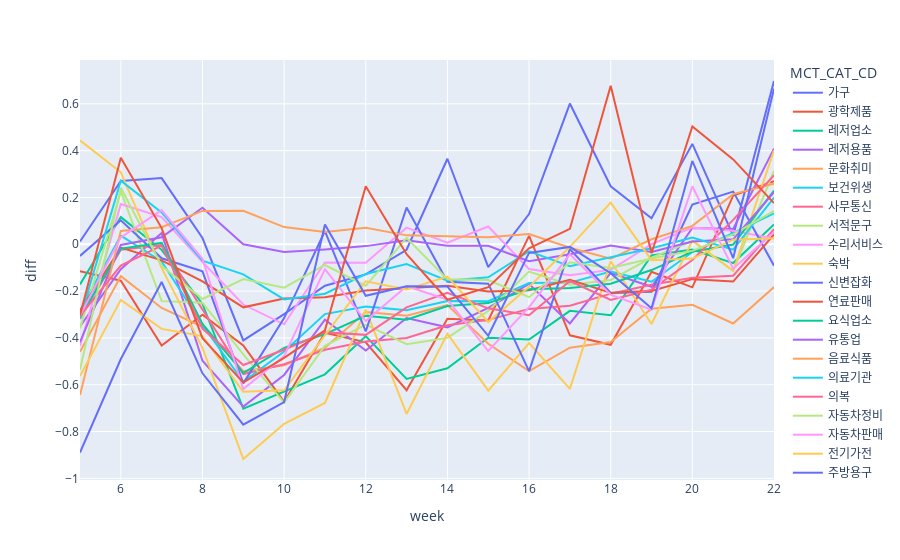

The notebook cell saved with this chart:
### Code cell
fig = px.line(merge_data, x="week", y="diff", color='MCT_CAT_CD')
fig.show()

### Figure 1 — Plotly figure (JSON) as saved in the notebook; plotly's stock layout.template omitted (floating-point values rounded to 4 significant figures)
{"data": [{"hovertemplate": "MCT_CAT_CD=가구<br>week=%{x}<br>diff=%{y}<extra></extra>", "legendgroup": "가구", "line": {"color": "#636efa", "dash": "solid"}, "mode": "lines", "name": "가구", "orientation": "v", "showlegend": true, "type": "scatter", "x": [5, 6, 7, 8, 9, 10, 11, 12, 13, 14, 15, 16, 17, 18, 19, 20, 21, 22], "xaxis": "x", "y": [0.01186, 0.2705, 0.2828, 0.02679, -0.4105, -0.2986, -0.177, -0.1287, -0.02342, 0.3654, -0.09734, 0.1291, 0.6012, 0.2476, 0.1112, 0.429, 0.03659, 0.6975], "yaxis": "y"}, {"hovertemplate": "MCT_CAT_CD=광학제품<br>week=%{x}<br>diff=%{y}<extra></extra>", "legendgroup": "광학제품", "line": {"color": "#EF553B", "dash": "solid"}, "mode": "lines", "name": "광학제품", "orientation": "v", "showlegend": true, "type": "scatter", "x": [5, 6, 7, 8, 9, 10, 11, 12, 13, 14, 15, 16, 17, 18, 19, 20, 21, 22], "xaxis": "x", "y": [-0.1146, -0.1556, -0.4329, -0.3011, -0.4317, -0.6733, -0.3776, -0.4187, -0.6235, -0.318, -0.3256, 0.03603, -0.3887, -0.4294, -0.1172, -0.1839, 0.2076, 0.2696], "yaxis": "y"}, {"hovertemplate": "MCT_CAT_CD=레저업소<br>week=%{x}<br>diff=%{y}<extra></extra>", "legendgroup": "레저업소", "line": {"color": "#00cc96", "dash": "solid"}, "mode": "lines", "name": "레저업소", "orientation": "v", "showlegend": true, "type": "scatter", "x": [5, 6, 7, 8, 9, 10, 11, 12, 13, 14, 15, 16, 17, 18, 19, 20, 21, 22], "xaxis": "x", "y": [-0.1715, 0.1161, -0.0237, -0.2547, -0.7019, -0.6302, -0.5556, -0.3921, -0.5754, -0.5299, -0.3989, -0.4066, -0.2845, -0.3034, -0.04718, -0.02225, -0.08031, 0.08499], "yaxis": "y"}, {"hovertemplate": "MCT_CAT_CD=레저용품<br>week=%{x}<br>diff=%{y}<extra></extra>", "legendgroup": "레저용품", "line": {"color": "#ab63fa", "dash": "solid"}, "mode": "lines", "name": "레저용품", "orientation": "v", "showlegend": true, "type": "scatter", "x": [5, 6, 7, 8, 9, 10, 11, 12, 13, 14, 15, 16, 17, 18, 19, 20, 21, 22], "xaxis": "x", "y": [-0.3511, -0.1065, 0.04782, -0.4975, -0.6934, -0.5581, -0.3219, -0.4539, -0.3153, -0.3548, -0.272, -0.1696, -0.338, -0.1225, -0.1816, 0.06973, 0.06504, 0.4087], "yaxis": "y"}, {"hovertemplate": "MCT_CAT_CD=문화취미<br>week=%{x}<br>diff=%{y}<extra></extra>", "legendgroup": "문화취미", "line": {"color": "#FFA15A", "dash": "solid"}, "mode": "lines", "name": "문화취미", "orientation": "v", "showlegend": true, "type": "scatter", "x": [5, 6, 7, 8, 9, 10, 11, 12, 13, 14, 15, 16, 17, 18, 19, 20, 21, 22], "xaxis": "x", "y": [-0.4593, -0.136, -0.2721, -0.3529, -0.542, -0.5165, -0.442, -0.2898, -0.3055, -0.2597, -0.4248, -0.5418, -0.4419, -0.4176, -0.2749, -0.2585, -0.3385, -0.183], "yaxis": "y"}, {"hovertemplate": "MCT_CAT_CD=보건위생<br>week=%{x}<br>diff=%{y}<extra></extra>", "legendgroup": "보건위생", "line": {"color": "#19d3f3", "dash": "solid"}, "mode": "lines", "name": "보건위생", "orientation": "v", "showlegend": true, "type": "scatter", "x": [5, 6, 7, 8, 9, 10, 11, 12, 13, 14, 15, 16, 17, 18, 19, 20, 21, 22], "xaxis": "x", "y": [-0.2836, 0.03659, -0.07309, -0.3447, -0.5875, -0.4584, -0.2981, -0.2656, -0.2819, -0.2425, -0.2435, -0.1657, -0.1637, -0.1169, -0.16, -0.03315, 0.04894, 0.1316], "yaxis": "y"}, {"hovertemplate": "MCT_CAT_CD=사무통신<br>week=%{x}<br>diff=%{y}<extra></extra>", "legendgroup": "사무통신", "line": {"color": "#FF6692", "dash": "solid"}, "mode": "lines", "name": "사무통신", "orientation": "v", "showlegend": true, "type": "scatter", "x": [5, 6, 7, 8, 9, 10, 11, 12, 13, 14, 15, 16, 17, 18, 19, 20, 21, 22], "xaxis": "x", "y": [-0.3193, -0.02297, -0.003025, -0.2766, -0.5542, -0.5124, -0.4507, -0.4152, -0.4006, -0.3462, -0.3228, -0.276, -0.2626, -0.2108, -0.1731, -0.1431, -0.1341, 0.06438], "yaxis": "y"}, {"hovertemplate": "MCT_CAT_CD=서적문구<br>week=%{x}<br>diff=%{y}<extra></extra>", "legendgroup": "서적문구", "line": {"color": "#B6E880", "dash": "solid"}, "mode": "lines", "name": "서적문구", "orientation": "v", "showlegend": true, "type": "scatter", "x": [5, 6, 7, 8, 9, 10, 11, 12, 13, 14, 15, 16, 17, 18, 19, 20, 21, 22], "xaxis": "x", "y": [-0.3596, 0.2261, -0.2428, -0.2496, -0.4703, -0.6767, -0.4334, -0.3431, -0.4265, -0.3998, -0.2845, -0.1164, -0.173, -0.1526, -0.05723, 0.01403, -0.1139, 0.3133], "yaxis": "y"}, {"hovertemplate": "MCT_CAT_CD=수리서비스<br>week=%{x}<br>diff=%{y}<extra></extra>", "legendgroup": "수리서비스", "line": {"color": "#FF97FF", "dash": "solid"}, "mode": "lines", "name": "수리서비스", "orientation": "v", "showlegend": true, "type": "scatter", "x": [5, 6, 7, 8, 9, 10, 11, 12, 13, 14, 15, 16, 17, 18, 19, 20, 21, 22], "xaxis": "x", "y": [-0.4344, 0.1716, 0.1158, -0.07573, -0.2574, -0.3418, -0.0777, -0.07901, 0.07101, 0.006405, 0.07614, -0.1054, -0.1324, -0.1095, 0.0009009, 0.0711, 0.05737, 0.02438], "yaxis": "y"}, {"hovertemplate": "MCT_CAT_CD=숙박<br>week=%{x}<br>diff=%{y}<extra></extra>", "legendgroup": "숙박", "line": {"color": "#FECB52", "dash": "solid"}, "mode": "lines", "name": "숙박", "orientation": "v", "showlegend": true, "type": "scatter", "x": [5, 6, 7, 8, 9, 10, 11, 12, 13, 14, 15, 16, 17, 18, 19, 20, 21, 22], "xaxis": "x", "y": [0.4438, 0.3076, -0.1008, -0.4425, -0.9172, -0.7669, -0.678, -0.279, -0.7248, -0.3815, -0.6255, -0.4218, -0.6176, -0.07238, -0.3406, 0.01589, -0.113, 0.4014], "yaxis": "y"}, {"hovertemplate": "MCT_CAT_CD=신변잡화<br>week=%{x}<br>diff=%{y}<extra></extra>", "legendgroup": "신변잡화", "line": {"color": "#636efa", "dash": "solid"}, "mode": "lines", "name": "신변잡화", "orientation": "v", "showlegend": true, "type": "scatter", "x": [5, 6, 7, 8, 9, 10, 11, 12, 13, 14, 15, 16, 17, 18, 19, 20, 21, 22], "xaxis": "x", "y": [-0.04972, 0.1025, -0.05971, -0.1154, -0.5942, -0.3154, 0.05658, -0.3722, 0.1567, -0.16, -0.1683, -0.542, -0.02088, -0.2081, -0.2026, 0.1701, 0.225, -0.09144], "yaxis": "y"}, {"hovertemplate": "MCT_CAT_CD=연료판매<br>week=%{x}<br>diff=%{y}<extra></extra>", "legendgroup": "연료판매", "line": {"color": "#EF553B", "dash": "solid"}, "mode": "lines", "name": "연료판매", "orientation": "v", "showlegend": true, "type": "scatter", "x": [5, 6, 7, 8, 9, 10, 11, 12, 13, 14, 15, 16, 17, 18, 19, 20, 21, 22], "xaxis": "x", "y": [-0.2838, -0.01415, -0.06852, -0.1584, -0.2693, -0.2321, -0.2261, -0.197, -0.188, -0.177, -0.202, -0.1965, -0.1518, -0.2075, -0.1999, -0.149, -0.1592, 0.04214], "yaxis": "y"}, {"hovertemplate": "MCT_CAT_CD=요식업소<br>week=%{x}<br>diff=%{y}<extra></extra>", "legendgroup": "요식업소", "line": {"color": "#00cc96", "dash": "solid"}, "mode": "lines", "name": "요식업소", "orientation": "v", "showlegend": true, "type": "scatter", "x": [5, 6, 7, 8, 9, 10, 11, 12, 13, 14, 15, 16, 17, 18, 19, 20, 21, 22], "xaxis": "x", "y": [-0.3106, -0.01857, 0.005659, -0.34, -0.55, -0.4431, -0.3835, -0.3055, -0.3221, -0.2638, -0.2513, -0.1919, -0.1866, -0.1688, -0.1102, -0.03125, -0.001332, 0.2298], "yaxis": "y"}, {"hovertemplate": "MCT_CAT_CD=유통업<br>week=%{x}<br>diff=%{y}<extra></extra>", "legendgroup": "유통업", "line": {"color": "#ab63fa", "dash": "solid"}, "mode": "lines", "name": "유통업", "orientation": "v", "showlegend": true, "type": "scatter", "x": [5, 6, 7, 8, 9, 10, 11, 12, 13, 14, 15, 16, 17, 18, 19, 20, 21, 22], "xaxis": "x", "y": [-0.418, -0.00283, 0.02974, 0.1562, 0.0003108, -0.0327, -0.02188, -0.007847, 0.01691, -0.005874, -0.006137, -0.07226, -0.04235, -0.005287, -0.03333, 0.01218, 0.02112, 0.2221], "yaxis": "y"}, {"hovertemplate": "MCT_CAT_CD=음료식품<br>week=%{x}<br>diff=%{y}<extra></extra>", "legendgroup": "음료식품", "line": {"color": "#FFA15A", "dash": "solid"}, "mode": "lines", "name": "음료식품", "orientation": "v", "showlegend": true, "type": "scatter", "x": [5, 6, 7, 8, 9, 10, 11, 12, 13, 14, 15, 16, 17, 18, 19, 20, 21, 22], "xaxis": "x", "y": [-0.644, 0.05665, 0.07276, 0.1427, 0.1428, 0.07341, 0.05256, 0.07103, 0.03805, 0.03255, 0.02967, 0.04373, -0.01462, -0.06209, 0.02147, 0.0786, 0.2143, 0.2584], "yaxis": "y"}, {"hovertemplate": "MCT_CAT_CD=의료기관<br>week=%{x}<br>diff=%{y}<extra></extra>", "legendgroup": "의료기관", "line": {"color": "#19d3f3", "dash": "solid"}, "mode": "lines", "name": "의료기관", "orientation": "v", "showlegend": true, "type": "scatter", "x": [5, 6, 7, 8, 9, 10, 11, 12, 13, 14, 15, 16, 17, 18, 19, 20, 21, 22], "xaxis": "x", "y": [-0.3169, 0.2718, 0.1361, -0.06998, -0.1284, -0.2354, -0.2111, -0.1272, -0.08466, -0.1553, -0.1411, -0.02977, -0.0934, -0.05612, -0.01667, 0.02869, -0.02282, 0.1993], "yaxis": "y"}, {"hovertemplate": "MCT_CAT_CD=의복<br>week=%{x}<br>diff=%{y}<extra></extra>", "legendgroup": "의복", "line": {"color": "#FF6692", "dash": "solid"}, "mode": "lines", "name": "의복", "orientation": "v", "showlegend": true, "type": "scatter", "x": [5, 6, 7, 8, 9, 10, 11, 12, 13, 14, 15, 16, 17, 18, 19, 20, 21, 22], "xaxis": "x", "y": [-0.3058, -0.09086, -0.005116, -0.36, -0.5158, -0.4504, -0.3755, -0.3869, -0.2697, -0.2069, -0.2737, -0.3033, -0.157, -0.2377, -0.1938, -0.06752, 0.1043, 0.2949], "yaxis": "y"}, {"hovertemplate": "MCT_CAT_CD=자동차정비<br>week=%{x}<br>diff=%{y}<extra></extra>", "legendgroup": "자동차정비", "line": {"color": "#B6E880", "dash": "solid"}, "mode": "lines", "name": "자동차정비", "orientation": "v", "showlegend": true, "type": "scatter", "x": [5, 6, 7, 8, 9, 10, 11, 12, 13, 14, 15, 16, 17, 18, 19, 20, 21, 22], "xaxis": "x", "y": [-0.5357, 0.2412, -0.09193, -0.2335, -0.1483, -0.1856, -0.08849, -0.1775, 0.02697, -0.149, -0.1525, -0.2258, -0.07669, -0.1016, -0.06093, -0.02826, 0.04193, 0.1427], "yaxis": "y"}, {"hovertemplate": "MCT_CAT_CD=자동차판매<br>week=%{x}<br>diff=%{y}<extra></extra>", "legendgroup": "자동차판매", "line": {"color": "#FF97FF", "dash": "solid"}, "mode": "lines", "name": "자동차판매", "orientation": "v", "showlegend": true, "type": "scatter", "x": [5, 6, 7, 8, 9, 10, 11, 12, 13, 14, 15, 16, 17, 18, 19, 20, 21, 22], "xaxis": "x", "y": [-0.3046, 0.02967, 0.1458, -0.06186, -0.6186, -0.4778, -0.1058, -0.3277, -0.1791, -0.2361, -0.456, -0.2684, -0.04266, -0.2154, -0.2793, 0.2477, -0.1041, 0.05204], "yaxis": "y"}, {"hovertemplate": "MCT_CAT_CD=전기가전<br>week=%{x}<br>diff=%{y}<extra></extra>", "legendgroup": "전기가전", "line": {"color": "#FECB52", "dash": "solid"}, "mode": "lines", "name": "전기가전", "orientation": "v", "showlegend": true, "type": "scatter", "x": [5, 6, 7, 8, 9, 10, 11, 12, 13, 14, 15, 16, 17, 18, 19, 20, 21, 22], "xaxis": "x", "y": [-0.5628, -0.2376, -0.3615, -0.3923, -0.6299, -0.624, -0.3885, -0.1579, -0.1934, -0.1383, -0.3321, -0.1819, -0.01087, 0.178, -0.06792, -0.06113, 0.0196, 0.02549], "yaxis": "y"}, {"hovertemplate": "MCT_CAT_CD=주방용구<br>week=%{x}<br>diff=%{y}<extra></extra>", "legendgroup": "주방용구", "line": {"color": "#636efa", "dash": "solid"}, "mode": "lines", "name": "주방용구", "orientation": "v", "showlegend": true, "type": "scatter", "x": [5, 6, 7, 8, 9, 10, 11, 12, 13, 14, 15, 16, 17, 18, 19, 20, 21, 22], "xaxis": "x", "y": [-0.8896, -0.4901, -0.1612, -0.5511, -0.7706, -0.6737, 0.08449, -0.2202, -0.1793, -0.1804, -0.3908, -0.0368, -0.01119, -0.1239, -0.2734, 0.3559, -0.05926, 0.6645], "yaxis": "y"}, {"hovertemplate": "MCT_CAT_CD=직물<br>week=%{x}<br>diff=%{y}<extra></extra>", "legendgroup": "직물", "line": {"color": "#EF553B", "dash": "solid"}, "mode": "lines", "name": "직물", "orientation": "v", "showlegend": true, "type": "scatter", "x": [5, 6, 7, 8, 9, 10, 11, 12, 13, 14, 15, 16, 17, 18, 19, 20, 21, 22], "xaxis": "x", "y": [-0.3043, 0.3701, 0.06919, -0.4011, -0.5908, -0.4851, -0.3677, 0.2481, -0.04217, -0.2371, -0.1831, -0.01708, 0.0658, 0.677, -0.03855, 0.5032, 0.3628, 0.1758], "yaxis": "y"}], "layout": {"legend": {"title": {"text": "MCT_CAT_CD"}, "tracegroupgap": 0}, "margin": {"t": 60}, "xaxis": {"anchor": "y", "domain": [0, 1], "title": {"text": "week"}}, "yaxis": {"anchor": "x", "domain": [0, 1], "title": {"text": "diff"}}}}
